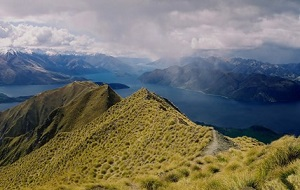
#> input picture DIP_final-project/image/peak_2.jpg, 300 x 190 px
$ python main.py   (older library calls are emulated)
#> lines starting #> are read from the running program, lines starting #| are printed output that depends on the picture
### DIP_final-project/Energy.py
"""
with gaussian blur in color energy
color_div = 52, 86, 128
adjust parameters in line16~19
"""

import os
import numpy as np
from matplotlib import pyplot as plt
from scipy.ndimage import filters
import cv2
from collections import defaultdict

from CIELAB_color_space import RGBtoLAB

color_div = 52
img_name = 'dolphin.jpg'
do_blur = False
do_gamma = True

def rgbSobelEnergy(inputImage, colorType):
    img = np.array(inputImage)

    if colorType == 'LAB':
        img = RGBtoLAB(img)

    imR = img[:, :, 0]
    imG = img[:, :, 1]
    imB = img[:, :, 2]

    Rx = np.zeros (imR.shape)
    Gx = np.zeros (imG.shape)
    Bx = np.zeros (imB.shape)

    Ry = np.zeros (imR.shape)
    Gy = np.zeros (imG.shape)
    By = np.zeros (imB.shape)

    # 1 for horizontal derivative
    filters.sobel(imG, 1, Gx)
    filters.sobel(imR, 1, Rx)
    filters.sobel(imB, 1, Bx)

    imx = np.zeros (imB.shape)
    imx = Rx + Gx + Bx
    imx *= 255.0 / np.max(imx)


    # 0 for vertical derivative
    filters.sobel(imR, 0, Ry)
    filters.sobel(imG, 0, Gy)
    filters.sobel(imB, 0, By)

    imy = np.zeros (imB.shape)
    imy = Ry + Gy + By
    imy *= 255.0 / np.max(imy)

    # combine imx and imy
    result = np.hypot(imx, imy)  # magnitude
    result *= 255.0 / np.max(result) # normalize

    cv2.imwrite(resultDir+'RGBsobelx_Eng_.jpg', imx)
    cv2.imwrite(resultDir+'RGBsobely_Eng_.jpg', imy)

    # uncomment to plot sobel proccess
    # plotProcess(imx, imy, result)

    return result

# [192 lines left out: functions labSobelEnergy, RGBcolorClassify, RGBcolorEnergy, LABcolorClassify, LABcolorEnergy, combineEnergy, not called in this run]

# [61 lines that do not run on import are left out]


### DIP_final-project/main.py
#!/usr/bin/env python3
# -*- coding: utf-8 -*-
"""
Created on Mon Dec 14 17:14:50 2020

Seam carving main process
with fast forward
*Takes time*

Reference: https://zhuanlan.zhihu.com/p/38974520

color_div = 52, 86, 128
adjust parameters in line28~31
"""
import os
import cv2
import sys
import numpy as np
import matplotlib.pyplot as plt
from tqdm import trange

from Energy import rgbSobelEnergy
from Energy import labSobelEnergy
from Energy import RGBcolorEnergy
from Energy import LABcolorEnergy
from Energy import combineEnergy

color_div = 128
img_name = 'peak_2.jpg'
do_blur = False
do_gamma = False

def minimum_seam(img, map_type):
    r, c, _ = img.shape

    if map_type=='RGBsobel':
        energy_map = rgbSobelEnergy(img, 'RGB')
    elif map_type=='RGBcolor':
        energy_map = RGBcolorEnergy(img, color_div, do_blur)
    elif map_type=='RGBcombine':
        energy_map = combineEnergy(rgbSobelEnergy(img, 'RGB'), RGBcolorEnergy(img,color_div,do_blur), do_gamma)
    elif map_type=='LABsobel':
        energy_map = labSobelEnergy(img)
    elif map_type=='LABcolor':
        energy_map = LABcolorEnergy(img, color_div, do_blur)
    elif map_type=='LABcombine':
        energy_map = combineEnergy(labSobelEnergy(img), LABcolorEnergy(img,color_div,do_blur), do_gamma)
    elif map_type=='RGBsobelLABcolorcombine':
        energy_map = combineEnergy(rgbSobelEnergy(img, 'RGB'), LABcolorEnergy(img,color_div,do_blur), do_gamma)

    # Show carving process
    # plt.imshow(energy_map, cmap="gray")
    # plt.show()

    M = energy_map.copy()
    backtrack = np.zeros_like(M, dtype=np.int)

    for i in range(1, r):
        for j in range(0, c):
            # 处理图像的左侧边缘，确保我们不会索引-1
            if j == 0:
                idx = np.argmin( M[i-1, j:j+2] )
                backtrack[i, j] = idx + j
                min_energy = M[i-1, idx+j]
            else:
                idx = np.argmin( M[i-1, j-1:j+2] )
                backtrack[i, j] = idx + j - 1
                min_energy = M[i-1, idx+j-1]

            M[i, j] += min_energy

    return M, backtrack

def carve_column(img, map_type):
    """
    Carve one seam.
    """
    r, c, _ = img.shape

    M, backtrack = minimum_seam(img, map_type)

    # 创建一个(r,c)矩阵，填充值为True
    # 后面会从值为False的图像中移除所有像素
    mask = np.ones((r, c), dtype=np.bool)

    # 找到M的最后一行中的最小元素的位置
    j = np.argmin(M[-1])

    for i in reversed(range(r)):
        # 标记出需要删除的像素
        mask[i, j] = False
        j = backtrack[i, j]

    # 因为图像有3个通道，我们将蒙版转换为3D
    mask = np.stack([mask] * 3, axis=2)

    # 删除蒙版中所有标记为False的像素，
    # 将照片大小重新调整为新图像的维度
    img = img[mask].reshape((r, c-1, 3))

    return img

def crop_c(img, scale_c, map_type):
    """
    Calculate new img size.
    """
    r, c, _ = img.shape
    new_c = int(scale_c * c)

    for i in trange(c - new_c): # use range if you don't want to use tqdm
        img = carve_column(img, map_type)

    return img

if __name__=='__main__':

    # Create destiny file
    resultDir = img_name[:-4]+'_result/'
    if not os.path.exists(resultDir):
        os.mkdir(resultDir)

    # Read image
    img = cv2.imread('./image/'+img_name)
#> img is the input picture: shape (190, 300, 3); mean B, G, R 103.1, 113.5, 114.4
    saveName = 'Edge_enhance_'
    if img is None:
        sys.exit("no img")

    # [21 lines of commented-out code are left out]
    print("\nDoing RGB Combine Energy...")
    plt.subplot(233)
    # plt.title("RGB Combine Energy")
    rgbcombine = crop_c(img, 0.8, 'RGBcombine')
#> the loop in crop_c, `for i in trange(c - new_c): # use range if you don't want to use tqdm` made 1 pass
#> pass 1, in rgbSobelEnergy, `imR = img[:, :, 0]`:
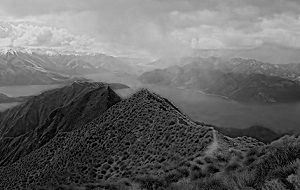
#> imR: shape (190, 300); min 0, max 245, mean 103.1
#> pass 1, in rgbSobelEnergy, `imG = img[:, :, 1]`:
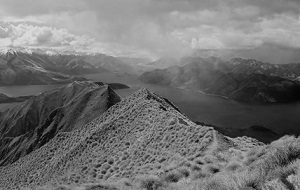
#> imG: shape (190, 300); min 0, max 225, mean 113.5
#> pass 1, in rgbSobelEnergy, `imB = img[:, :, 2]`:
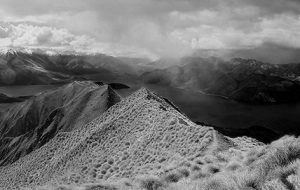
#> imB: shape (190, 300); min 0, max 228, mean 114.4
#> (the run stopped early here; a loop or call above may not have finished)

$ run again, with DIP_final-project/image/beach.jpg copied over DIP_final-project/image/peak_2.jpg
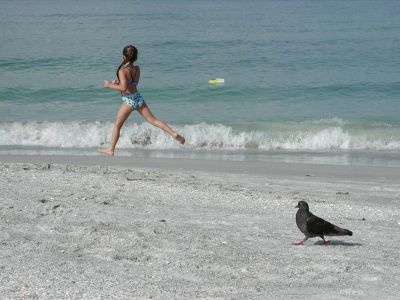
#> input picture DIP_final-project/image/beach.jpg, 400 x 300 px
#> img is the input picture: shape (300, 400, 3); mean B, G, R 158.2, 156.4, 145.2
#> the loop in crop_c, `for i in trange(c - new_c): # use range if you don't want to use tqdm` made 1 pass
#> pass 1, in rgbSobelEnergy, `imR = img[:, :, 0]`:
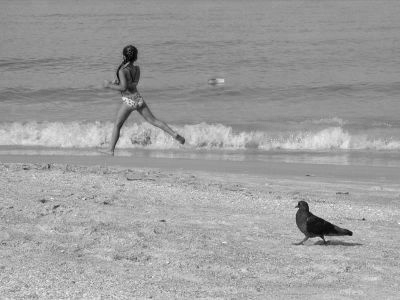
#> imR: shape (300, 400); min 0, max 254, mean 158.2
#> pass 1, in rgbSobelEnergy, `imB = img[:, :, 2]`:
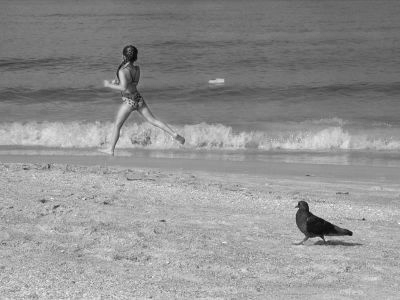
#> imB: shape (300, 400); min 1, max 253, mean 145.2

$ run again, with DIP_final-project/image/bench.jpg copied over DIP_final-project/image/peak_2.jpg
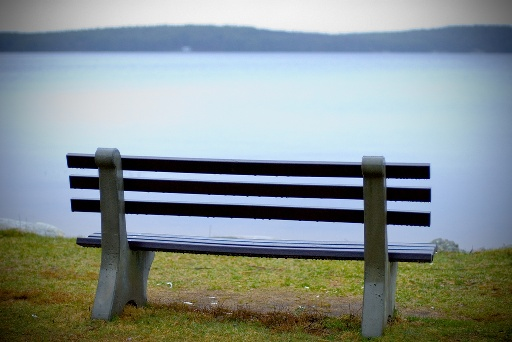
#> input picture DIP_final-project/image/bench.jpg, 512 x 342 px
#> img is the input picture: shape (342, 512, 3); mean B, G, R 145.1, 145.1, 134.2
#> the loop in crop_c, `for i in trange(c - new_c): # use range if you don't want to use tqdm` made 1 pass
#> pass 1, in rgbSobelEnergy, `imR = img[:, :, 0]`:
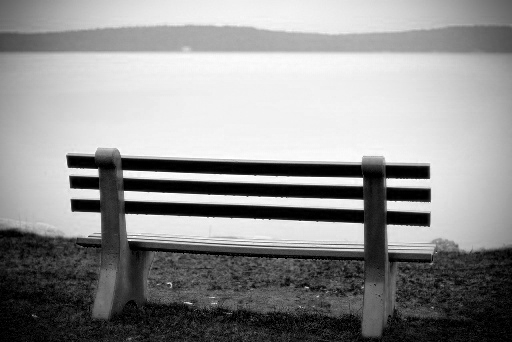
#> imR: shape (342, 512); min 0, max 255, mean 145.1
#> pass 1, in rgbSobelEnergy, `imB = img[:, :, 2]`:
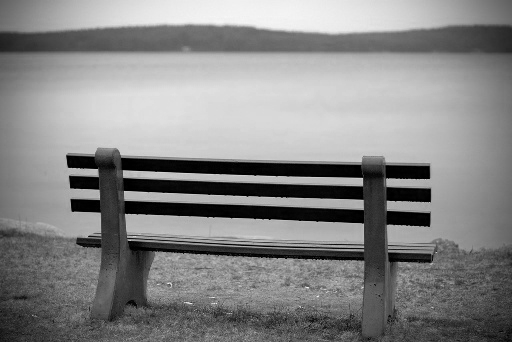
#> imB: shape (342, 512); min 0, max 248, mean 134.2
